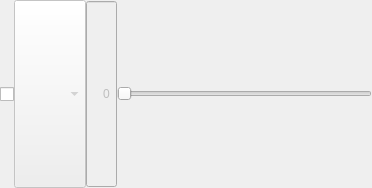
<?xml version="1.0" encoding="UTF-8"?>
<ui version="4.0">
 <class>Control_change_widget</class>
 <widget class="QWidget" name="Control_change_widget">
  <property name="geometry">
   <rect>
    <x>0</x>
    <y>0</y>
    <width>372</width>
    <height>188</height>
   </rect>
  </property>
  <property name="sizePolicy">
   <sizepolicy hsizetype="Preferred" vsizetype="Expanding">
    <horstretch>0</horstretch>
    <verstretch>0</verstretch>
   </sizepolicy>
  </property>
  <property name="windowTitle">
   <string>Form7</string>
  </property>
  <layout class="QHBoxLayout" name="horizontalLayout">
   <property name="spacing">
    <number>0</number>
   </property>
   <property name="margin">
    <number>0</number>
   </property>
   <item>
    <widget class="QCheckBox" name="onoff">
     <property name="sizePolicy">
      <sizepolicy hsizetype="Minimum" vsizetype="Expanding">
       <horstretch>0</horstretch>
       <verstretch>0</verstretch>
      </sizepolicy>
     </property>
     <property name="text">
      <string/>
     </property>
    </widget>
   </item>
   <item>
    <widget class="QComboBox" name="cctype">
     <property name="enabled">
      <bool>false</bool>
     </property>
     <property name="sizePolicy">
      <sizepolicy hsizetype="Preferred" vsizetype="Expanding">
       <horstretch>0</horstretch>
       <verstretch>0</verstretch>
      </sizepolicy>
     </property>
     <property name="minimumSize">
      <size>
       <width>0</width>
       <height>12</height>
      </size>
     </property>
    </widget>
   </item>
   <item>
    <widget class="QSpinBox" name="value_spin">
     <property name="enabled">
      <bool>false</bool>
     </property>
     <property name="sizePolicy">
      <sizepolicy hsizetype="Minimum" vsizetype="Expanding">
       <horstretch>0</horstretch>
       <verstretch>0</verstretch>
      </sizepolicy>
     </property>
     <property name="alignment">
      <set>Qt::AlignRight|Qt::AlignTrailing|Qt::AlignVCenter</set>
     </property>
     <property name="buttonSymbols">
      <enum>QAbstractSpinBox::NoButtons</enum>
     </property>
     <property name="maximum">
      <number>127</number>
     </property>
    </widget>
   </item>
   <item>
    <widget class="QSlider" name="value_slider">
     <property name="enabled">
      <bool>false</bool>
     </property>
     <property name="sizePolicy">
      <sizepolicy hsizetype="Expanding" vsizetype="Expanding">
       <horstretch>0</horstretch>
       <verstretch>0</verstretch>
      </sizepolicy>
     </property>
     <property name="font">
      <font>
       <underline>false</underline>
       <strikeout>false</strikeout>
       <kerning>true</kerning>
      </font>
     </property>
     <property name="maximum">
      <number>127</number>
     </property>
     <property name="orientation">
      <enum>Qt::Horizontal</enum>
     </property>
     <property name="invertedAppearance">
      <bool>false</bool>
     </property>
     <property name="invertedControls">
      <bool>false</bool>
     </property>
    </widget>
   </item>
  </layout>
 </widget>
 <layoutdefault spacing="6" margin="11"/>
 <pixmapfunction>qPixmapFromMimeSource</pixmapfunction>
 <resources/>
 <connections/>
</ui>
